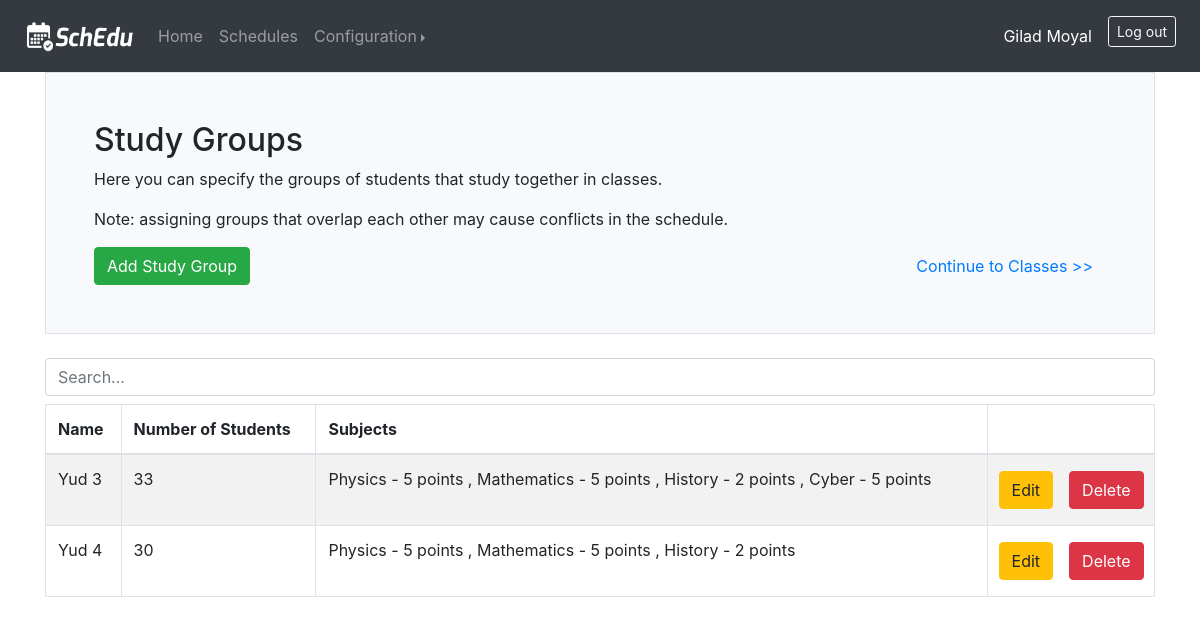
/studygroups (signed in), run on the app's committed database.
### web_app/models.py (models this page shows)
class User(db.Model, UserMixin):
    id = db.Column(db.Integer, primary_key=True)
    email = db.Column(db.String(150), unique=True)
    name = db.Column(db.String(150))
    password = db.Column(db.String(150))
    classtimes = db.relationship('ClassTime', backref='user')
    days = db.relationship('Day', backref='user')
    classrooms = db.relationship('Classroom', backref='user')
    equipments = db.relationship('Equipment', backref='user')
    subjects = db.relationship('Subject', backref='user')
    students_groups = db.relationship('StudentsGroup', backref='user')
    teachers = db.relationship('Teacher', backref='user')
    classes = db.relationship('CourseClass', backref='user')
    schedules = db.relationship('Schedule', backref='user')

class StudentsGroup(db.Model):
    group_id = db.Column(db.Integer, primary_key=True)
    name = db.Column(db.String(20))
    num_students = db.Column(db.Integer)
    participating_groups = db.relationship('CourseClass', secondary=classes_groups, backref=db.backref('students_groups', lazy='dynamic'))
    user_id = db.Column(db.Integer, db.ForeignKey('user.id'))
    schedule_id = db.Column(db.Integer, db.ForeignKey('schedule.schedule_id'))

class Subject(db.Model):
    subject_id = db.Column(db.Integer, primary_key=True)
    name = db.Column(db.String(20))
    level = db.Column(db.Integer)
    teaching_subjects = db.relationship('Teacher', secondary=teachers_subjects, backref=db.backref('subjects', lazy='dynamic'))
    studied_subjects = db.relationship('StudentsGroup', secondary=groups_subjects, backref=db.backref('subjects', lazy='dynamic'))
    classes = db.relationship('CourseClass', backref='subject')
    user_id = db.Column(db.Integer, db.ForeignKey('user.id'))
    schedule_id = db.Column(db.Integer, db.ForeignKey('schedule.schedule_id'))
    def __str__(self):
        return f"{self.name} - {self.level} points"

### web_app/views.py (the view)
@views.route('/studygroups', methods=['GET', 'POST'])
@login_required
def studygroups():
    if request.method == 'POST':
        name = request.form['name']
        num_students = int(request.form['num_students'])
        new_group = StudentsGroup(name=name, num_students=num_students, user=current_user)
        db.session.add(new_group)
        for subject_id in request.form.getlist('subject_ids'):
            new_group.subjects.append(Subject.query.get_or_404(subject_id))
        db.session.commit()
        return redirect(url_for('views.studygroups'))
    else:
        groups = current_user.students_groups
        subjects = current_user.subjects
        return render_template('studygroups.html', user=current_user, groups=groups, subjects=subjects)

### web_app/templates/studygroups.html (shortened to what this page needs)
{% extends 'base.html' %}
{% block body %}
    <div class="h-100 p-5 bg-light border rounded-3">
        <h2>Study Groups</h2>
        <p>Here you can specify the groups of students that study together in classes.</p>
        <p>Note: assigning groups that overlap each other may cause conflicts in the schedule.</p>
        <div class="row">
            <div class="col">
                <button type="button" class="btn btn-success" data-toggle="modal" data-target="#addModal">Add Study Group</button>
            </div>
            <div class="col text-right">
                <a type="button" class="btn btn-link" href="{{ url_for('views.classes') }}">Continue to Classes >></a>
            </div>
        </div>
    </div>
    <br>
    {% if groups|length > 0 %}
        <input class="form-control mb-2" id="myInput" type="text" placeholder="Search...">
        <div class="table-responsive-md">
            <table class="table table-bordered table-striped">
                <thead>
                <tr>
                    <th>Name</th>
                    <th>Number of Students</th>
                    <th>Subjects</th>
                    <th></th>
                </tr>
                </thead>
                <tbody id="myTable">
                {% for group in groups %}
                    <tr>
                        <td>{{ group.name }}</td>
                        <td>{{ group.num_students }}</td>
                        <td>
                            {% for subject in group.subjects %}
                                {% if subject.subject_id != group.subjects[0].subject_id %}
                                    ,
                                {% endif %}
                                {{ subject.__str__() }}
                            {% endfor %}
                        </td>
                        <td>
                            <div class="row justify-content-center">
                                <form method="post" action="{{ url_for('views.edit_sg') }}">
                                    <button class="btn btn-warning ml-2 mr-2 mt-1 mb-1" type="submit">Edit</button>
                                </form>
                                <form method="post" action="{{ url_for('views.delete_sg') }}">
                                    <button class="btn btn-danger mr-2 ml-2 mt-1 mb-1" type="submit">Delete</button>
                                </form>
                            </div>
                        </td>
                    </tr>
                {% endfor %}
                </tbody>
            </table>
        </div>
    {% else %}
        <h6>Currently there are no study groups</h6>
    {% endif %}
{% endblock %}

### web_app/templates/base.html (shortened to what this page needs)
<!DOCTYPE html>
<html lang="en">
<head>
    <link rel="stylesheet" href="https://stackpath.bootstrapcdn.com/bootstrap/4.3.1/css/bootstrap.min.css">
    <link rel="stylesheet" href="https://cdn.jsdelivr.net/npm/bootstrap-select@1.13.14/dist/css/bootstrap-select.min.css">
</head>
<body>
    <nav class="navbar navbar-expand-lg navbar-dark bg-dark">
        <a class="navbar-brand ml-2" href="{{url_for('views.home')}}">
          <img src="/static/photos/navbarLogo.png" width="110" height="32" alt="">
        </a>
        <div class="collapse navbar-collapse" id="navbar">
          {% if user.is_authenticated %}
            <ul class="navbar-nav mr-auto">
              <li class="nav-item">
                <a class="nav-link" href="{{url_for('views.home')}}">Home <span class="sr-only">(current)</span></a>
              </li>
              <li class="nav-item">
                <a class="nav-link" href="{{ url_for('views.schedules') }}">Schedules</a>
              </li>
              <li class="nav-item dropdown">
                <div class="btn-group dropright">
                  <a class="nav-link dropdown-toggle" href="http://example.com" id="dropdown01" data-toggle="dropdown" aria-haspopup="true" aria-expanded="false">Configuration</a>
                </div>
              </li>
            </ul>
            <ul class="navbar-nav ml-auto">
              <li class="nav-item active">
                <a class="nav-link mr-2 mt-2 mb-2">{{ user.name }}<span class="sr-only">(current)</span></a>
              </li>
              <li class="nav-item">
                <a class="btn btn-outline-light mr-2 mt-2 mb-2 btn-sm" href="{{ url_for('auth.logout') }}">Log out</a>
              </li>
            </ul>
          {% endif %}
        </div>
    </nav>
    <div class="container">
      {% block body %} {% endblock %}
    </div>
</body>
</html>

### data on the page
User: name "Gilad Moyal"
StudentsGroup: name "Yud 3", num_students "33"
Subject: __str__ "Physics - 5 points"
Subject: __str__ "Mathematics - 5 points"
Subject: __str__ "History - 2 points"
Subject: __str__ "Cyber - 5 points"
StudentsGroup: name "Yud 4", num_students "30"
